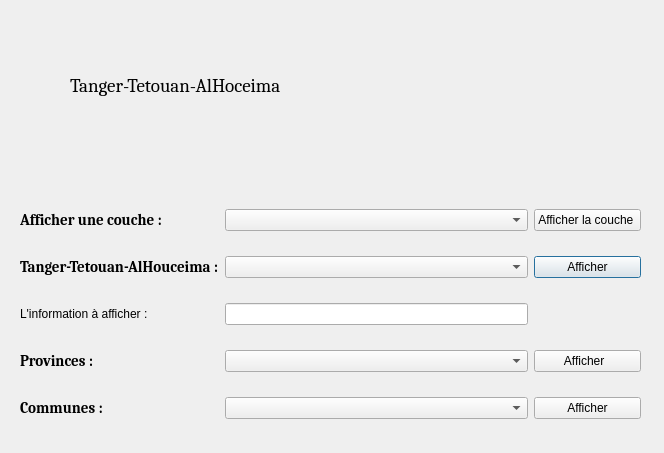
<?xml version="1.0" encoding="UTF-8"?>
<ui version="4.0">
 <class>PYQGISDialogBase</class>
 <widget class="QDialog" name="PYQGISDialogBase">
  <property name="geometry">
   <rect>
    <x>0</x>
    <y>0</y>
    <width>664</width>
    <height>453</height>
   </rect>
  </property>
  <property name="windowTitle">
   <string>PYQGIS</string>
  </property>
  <widget class="QLabel" name="label_2">
   <property name="geometry">
    <rect>
     <x>70</x>
     <y>70</y>
     <width>241</width>
     <height>31</height>
    </rect>
   </property>
   <property name="font">
    <font>
     <family>Cambria</family>
     <pointsize>14</pointsize>
    </font>
   </property>
   <property name="layoutDirection">
    <enum>Qt::LeftToRight</enum>
   </property>
   <property name="text">
    <string>Tanger-Tetouan-AlHoceima</string>
   </property>
  </widget>
  <widget class="QWidget" name="layoutWidget">
   <property name="geometry">
    <rect>
     <x>20</x>
     <y>190</y>
     <width>621</width>
     <height>251</height>
    </rect>
   </property>
   <layout class="QGridLayout" name="gridLayout">
    <item row="3" column="1">
     <widget class="QComboBox" name="comboBox_3"/>
    </item>
    <item row="4" column="1">
     <widget class="QComboBox" name="comboBox_4"/>
    </item>
    <item row="3" column="0">
     <widget class="QLabel" name="provinves">
      <property name="font">
       <font>
        <family>Cambria</family>
        <pointsize>11</pointsize>
        <weight>75</weight>
        <italic>false</italic>
        <bold>true</bold>
       </font>
      </property>
      <property name="text">
       <string>Provinces :</string>
      </property>
     </widget>
    </item>
    <item row="0" column="0">
     <widget class="QLabel" name="Layers">
      <property name="font">
       <font>
        <family>Cambria</family>
        <pointsize>11</pointsize>
        <weight>75</weight>
        <italic>false</italic>
        <bold>true</bold>
       </font>
      </property>
      <property name="text">
       <string>Afficher une couche :</string>
      </property>
     </widget>
    </item>
    <item row="2" column="1">
     <widget class="QLineEdit" name="afficherInfo"/>
    </item>
    <item row="1" column="0">
     <widget class="QLabel" name="Tanger">
      <property name="font">
       <font>
        <family>Cambria</family>
        <pointsize>11</pointsize>
        <weight>75</weight>
        <italic>false</italic>
        <bold>true</bold>
       </font>
      </property>
      <property name="text">
       <string>Tanger-Tetouan-AlHouceima :</string>
      </property>
     </widget>
    </item>
    <item row="0" column="1">
     <widget class="QComboBox" name="comboBox_1"/>
    </item>
    <item row="2" column="0">
     <widget class="QLabel" name="info">
      <property name="text">
       <string>L'information à afficher :</string>
      </property>
     </widget>
    </item>
    <item row="1" column="2">
     <widget class="QPushButton" name="PushButton_2">
      <property name="text">
       <string>Afficher</string>
      </property>
     </widget>
    </item>
    <item row="0" column="2">
     <widget class="QPushButton" name="PushButton_1">
      <property name="text">
       <string>Afficher la couche </string>
      </property>
     </widget>
    </item>
    <item row="1" column="1">
     <widget class="QComboBox" name="comboBox_2"/>
    </item>
    <item row="3" column="2">
     <widget class="QPushButton" name="PushButton_3">
      <property name="text">
       <string>Afficher  </string>
      </property>
     </widget>
    </item>
    <item row="4" column="2">
     <widget class="QPushButton" name="PushButton_4">
      <property name="text">
       <string>Afficher</string>
      </property>
     </widget>
    </item>
    <item row="4" column="0">
     <widget class="QLabel" name="communes">
      <property name="font">
       <font>
        <family>Cambria</family>
        <pointsize>11</pointsize>
        <weight>75</weight>
        <italic>false</italic>
        <bold>true</bold>
       </font>
      </property>
      <property name="text">
       <string>Communes :</string>
      </property>
     </widget>
    </item>
   </layout>
  </widget>
  <widget class="QLabel" name="image">
   <property name="geometry">
    <rect>
     <x>330</x>
     <y>10</y>
     <width>311</width>
     <height>171</height>
    </rect>
   </property>
   <property name="text">
    <string/>
   </property>
   <property name="pixmap">
    <pixmap>Logo-conseil-tangerr.jpg</pixmap>
   </property>
  </widget>
 </widget>
 <resources/>
 <connections/>
</ui>
